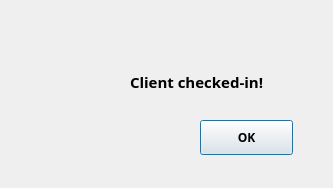
<?xml version="1.0" encoding="UTF-8"?>
<ui version="4.0">
 <class>Dialog</class>
 <widget class="QDialog" name="Dialog">
  <property name="geometry">
   <rect>
    <x>0</x>
    <y>0</y>
    <width>333</width>
    <height>188</height>
   </rect>
  </property>
  <property name="windowTitle">
   <string>Dialog</string>
  </property>
  <widget class="QLabel" name="d_icon">
   <property name="geometry">
    <rect>
     <x>30</x>
     <y>40</y>
     <width>81</width>
     <height>81</height>
    </rect>
   </property>
   <property name="styleSheet">
    <string notr="true"/>
   </property>
   <property name="text">
    <string/>
   </property>
   <property name="pixmap">
    <pixmap>check_icon.png</pixmap>
   </property>
   <property name="scaledContents">
    <bool>true</bool>
   </property>
  </widget>
  <widget class="QLabel" name="txtQuestion">
   <property name="geometry">
    <rect>
     <x>130</x>
     <y>70</y>
     <width>331</width>
     <height>23</height>
    </rect>
   </property>
   <property name="font">
    <font>
     <family>Century Gothic</family>
     <pointsize>11</pointsize>
     <weight>75</weight>
     <italic>false</italic>
     <bold>true</bold>
    </font>
   </property>
   <property name="text">
    <string>Client checked-in!</string>
   </property>
  </widget>
  <widget class="QPushButton" name="btnCancel">
   <property name="geometry">
    <rect>
     <x>200</x>
     <y>120</y>
     <width>93</width>
     <height>35</height>
    </rect>
   </property>
   <property name="minimumSize">
    <size>
     <width>0</width>
     <height>35</height>
    </size>
   </property>
   <property name="maximumSize">
    <size>
     <width>16777215</width>
     <height>35</height>
    </size>
   </property>
   <property name="font">
    <font>
     <family>Century Gothic</family>
     <pointsize>9</pointsize>
     <weight>75</weight>
     <bold>true</bold>
    </font>
   </property>
   <property name="text">
    <string>OK</string>
   </property>
  </widget>
 </widget>
 <resources/>
 <connections>
  <connection>
   <sender>btnCancel</sender>
   <signal>clicked()</signal>
   <receiver>Dialog</receiver>
   <slot>close()</slot>
   <hints>
    <hint type="sourcelabel">
     <x>306</x>
     <y>147</y>
    </hint>
    <hint type="destinationlabel">
     <x>243</x>
     <y>92</y>
    </hint>
   </hints>
  </connection>
 </connections>
</ui>
